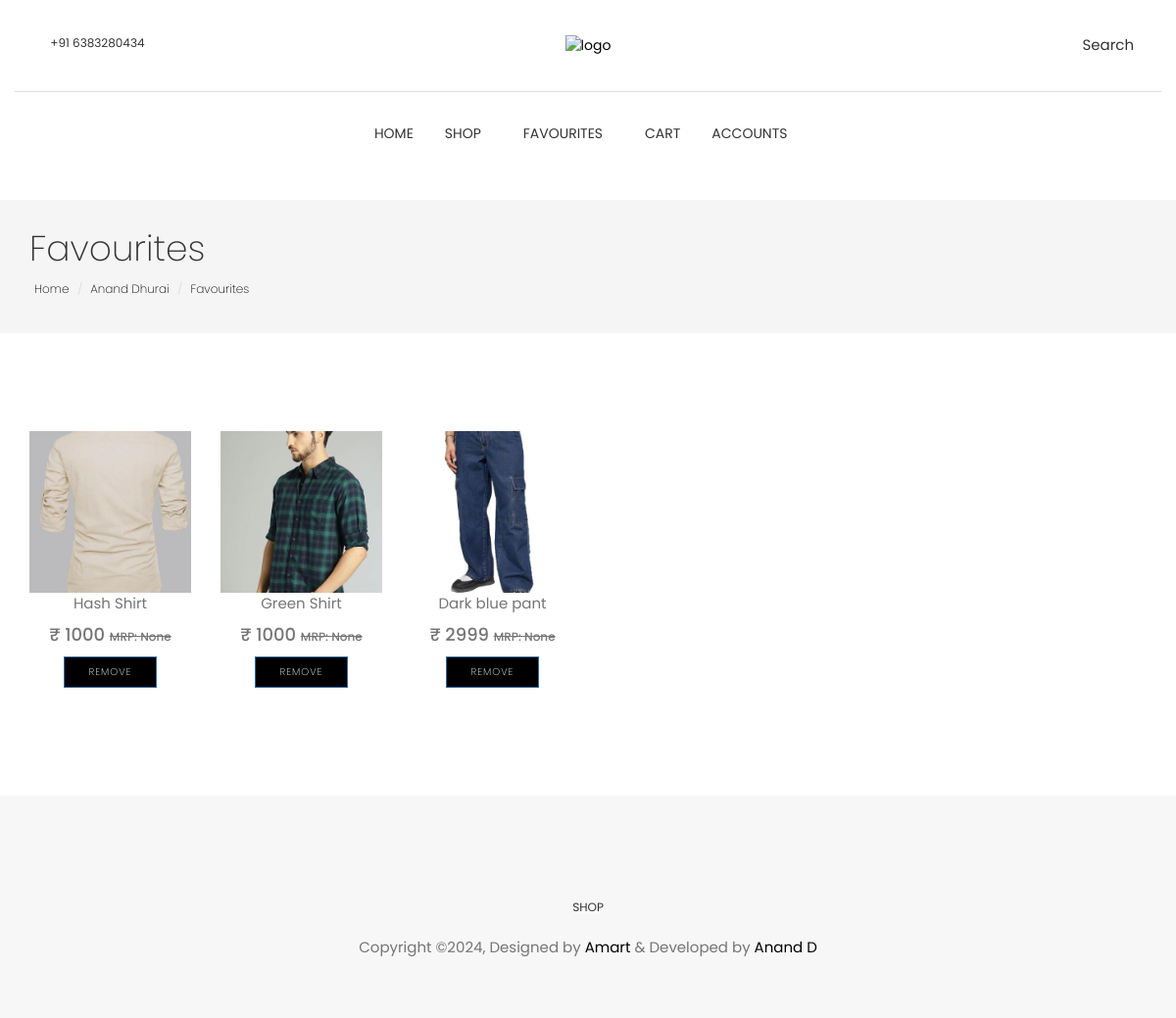
/customer/favourites (signed in), run on the app's committed database.
### accounts/models.py (models this page shows, shortened)
class Account(AbstractBaseUser):
    first_name = models.CharField(max_length=50)
    last_name = models.CharField(max_length=50)
    email = models.EmailField(max_length=254, unique=True)
    mobile = models.CharField(max_length=10, null=True, blank=True)
    profile_image = models.ImageField(
        upload_to="images/user/customer/profile_image", null=True
    )
    date_joined = models.DateTimeField(auto_now_add=True)
    last_login = models.DateTimeField(auto_now=True)
    is_active = models.BooleanField(default=False)
    is_customer = models.BooleanField(default=False)
    is_staff = models.BooleanField(default=False)
    is_admin = models.BooleanField(default=False)
    is_superadmin = models.BooleanField(default=False)
    USERNAME_FIELD = "email"
    REQUIRED_FIELDS = ["first_name", "last_name"]
    objects = AccountManager()

### customer/models.py (models this page shows, shortened)
class FavouriteItem(models.Model):
    customer = models.ForeignKey(Customer, on_delete=models.CASCADE)
    product = models.ForeignKey(Product, on_delete=models.CASCADE)

### product/models.py (models this page shows, shortened)
class ProductImage(models.Model):
    product = models.ForeignKey(
        Product, related_name="product_images", on_delete=models.CASCADE
    )
    image = models.ImageField(upload_to="images/product_images")
    priority = models.PositiveIntegerField(null=True, blank=True)

class Product(SoftDeleteModel):
    name = models.CharField(max_length=100)
    description = models.TextField(max_length=511, null=True, blank=True)
    main_category = models.ForeignKey(
        Category, on_delete=models.CASCADE, related_name="main_category_products"
    )
    subcategories = models.ManyToManyField(
        Category, related_name="subcategory_products", blank=True
    )
    mrp = models.PositiveIntegerField(
        validators=[MinValueValidator(1)], null=True, blank=True
    )
    is_available = models.BooleanField(default=True)
    slug = models.SlugField(unique=True, max_length=100)
    created_at = models.DateTimeField(auto_now_add=True)
    last_modified_at = models.DateTimeField(auto_now=True)
    approved = models.BooleanField(default=True)
    approved_objects = ApprovedProductManager()

### customer/views.py (the view)
# urls.py: path("favourites", views.favourites, name="favourites"),
@login_required
def favourites(request):
    try:
        customer = Customer.objects.get(id=request.user.id)
    except Customer.DoesNotExist:
        customer = None
    favourite_items = FavouriteItem.objects.filter(customer=customer)
    for favourite_item in favourite_items:
        favourite_item.product.primary_image = (
            favourite_item.product.product_images.filter(priority=1).first()
        )
        available_inventory = favourite_item.product.inventory_sizes.first()
        if available_inventory:
            favourite_item.product.price = available_inventory.price
    context = {"favourite_items": favourite_items, "customer": customer}
    return render(request, "customer/favourites.html", context)

### templates/customer/favourites.html (shortened to what this page needs)
{% extends "home/base.html" %}
{% load static %}
{% block content %}
{% include 'home/includes/navigation.html' %}
<section class="page-header">
    <div class="container">
        <div class="row">
            <div class="col-md-12">
                <div class="content">
                    <h1 class="page-name">Favourites</h1>
                    <ol class="breadcrumb">
                        <li><a href="{% url "home" %}">Home</a></li>
                        <li><a href="{% url "customer_dashboard" %}">{{ customer.first_name }} {{ customer.last_name }}</a></li>
                        <li class="active"><a href="">Favourites</a></li>
                    </ol>
                </div>
            </div>
        </div>
    </div>
</section>
<section class="products section">
	<div class="container">
		<div class="row display-flex">
            {% if favourite_items %}
                {% for favourite_item in favourite_items %}
                    <div class="col-xl-2 col-lg-2 col-md-6 col-sm-12 border">
                        <div class="product-item">
                            <div id="product-thumb" class="product-thumb">
                                <img id="product-image-id" class="img-responsive" src="{{ favourite_item.product.primary_image.image.url }}" alt="product-img" />
                            </div>
                            <div class="product-content">
                                <a href="{% url "product_page" favourite_item.product.slug %}">
                                    <p class="truncate">{{ favourite_item.product.name }}</p>
                                    <p class="price"><strong class="h4">&#8377; {{ favourite_item.product.price }} </strong><del class="h6"> MRP: {{ favourite_item.product.mrp }}</del></p>
                                </a>
                                <a href="{% url "remove_favourite_item" favourite_item.id %}" class="btn btn-small btn-primary">Remove</a>
                            </div>
                        </div>
                    </div>
                {% endfor %}
            {% else %}
                <h3>Your Wishlist is empty!</h3>
                <br>
                <a href="{% url "shop" %}" class="btn btn-main">Shop Now</a>
            {% endif %}
		</div>
	</div>
</section>
{% include 'home/includes/footer.html' %}
{% endblock content %}

### static/css/style.css (style rules this page uses)
body { line-height: 1.5; font-family: "Poppins", sans-serif; -webkit-font-smoothing: antialiased; }
p { font-family: "Poppins", sans-serif; color: #757575; font-size: 15px; }
h1, h2, h3, h4, h5, h6 { font-family: "Poppins", sans-serif; }
h1, h2, h3, h4, h5, h6 { font-weight: 400; }
ol, ul { margin: 0; padding: 0; list-style: none; }
a, a:focus, a:hover { text-decoration: none; outline: 0; color: #000; }
.btn-main, .btn-small, .btn-transparent, .btn-solid-border { background: #000; color: #fff; display: inline-block; font-size: 11px; letter-spacing: 1px; padding: 14px 35px; text-transform: uppercase; font-weight: 200; border-radius: 0; }
.btn-small { padding: 8px 25px; font-size: 10px; }
.section { padding: 80px 0; }
.page-header { background: #f5f5f5; margin-top: 20px; border-bottom: none; padding: 30px 0; }
.page-header h1 { font-weight: 200; margin: 0 0 6px 0; }
.page-header .breadcrumb { background: transparent; padding: 5px; margin: 0; }
.page-header .breadcrumb li { font-weight: 200; font-size: 12px; }
.page-header .breadcrumb li a { color: #000; }
.product-item { margin-bottom: 30px; }
.product-item .product-thumb { position: relative; }
.product-item .product-thumb img { width: 100%; height: auto; }
.product-item .product-thumb:before { transition: 0.3s all; opacity: 0; background: rgba(0, 0, 0, 0.6); content: ""; position: absolute; top: 0; right: 0; left: 0; bottom: 0; }
.product-item .product-content { text-align: center; }

### templates/customer/favourites.html (style rules this page uses)
.truncate { white-space: nowrap; overflow: hidden; text-overflow: ellipsis; }

### data on the page
Account: first_name "Anand", last_name "Dhurai"
FavouriteItem: product.primary_image.image (picture), product.name "Hash Shirt", product.price "1000", product.mrp "None"
FavouriteItem: product.primary_image.image (picture), product.name "Green Shirt", product.price "1000", product.mrp "None"
FavouriteItem: product.primary_image.image (picture), product.name "Dark blue pant", product.price "2999", product.mrp "None"
